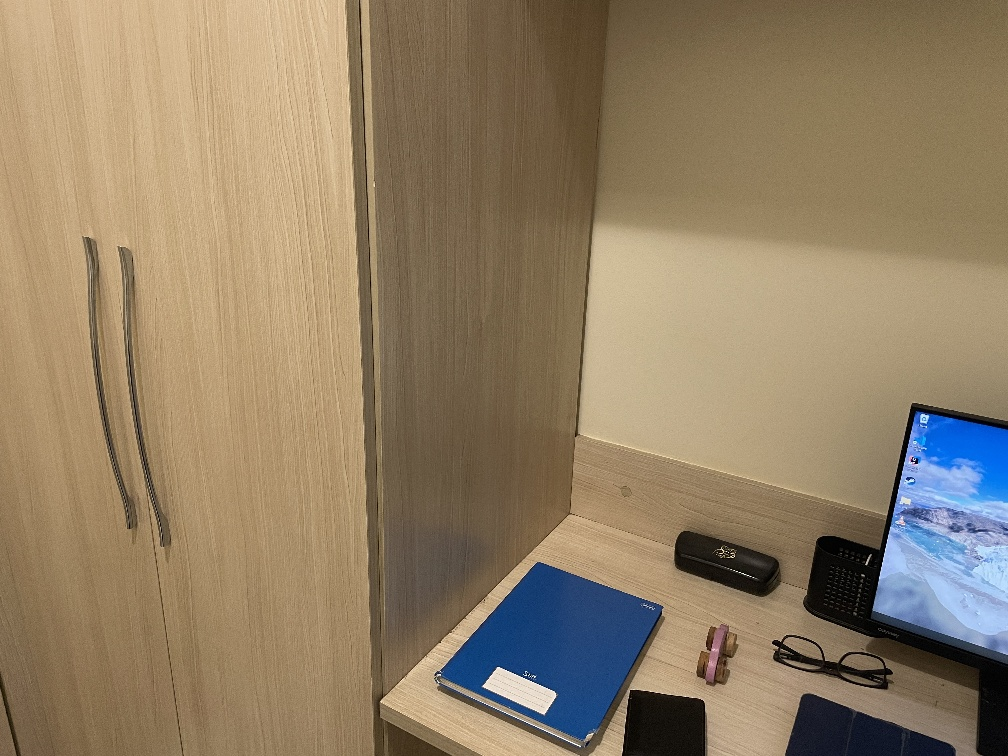
#> input picture panoramas/data/processed/IMG_0301.JPG, 1008 x 756 px
$ jupyter execute --allow-errors teste.ipynb
#> lines starting #> are read from the running program, lines starting #| are printed output that depends on the picture
[cell 1]
import cv2

[cell 2]
image1 = cv2.imread(
    "./data/processed/IMG_0301.JPG"
)
#> image1 is the input picture: shape (756, 1008, 3); mean B, G, R 102.1, 127.8, 145.6

image2 = cv2.imread(
    "./data/processed/IMG_0302.JPG"
)
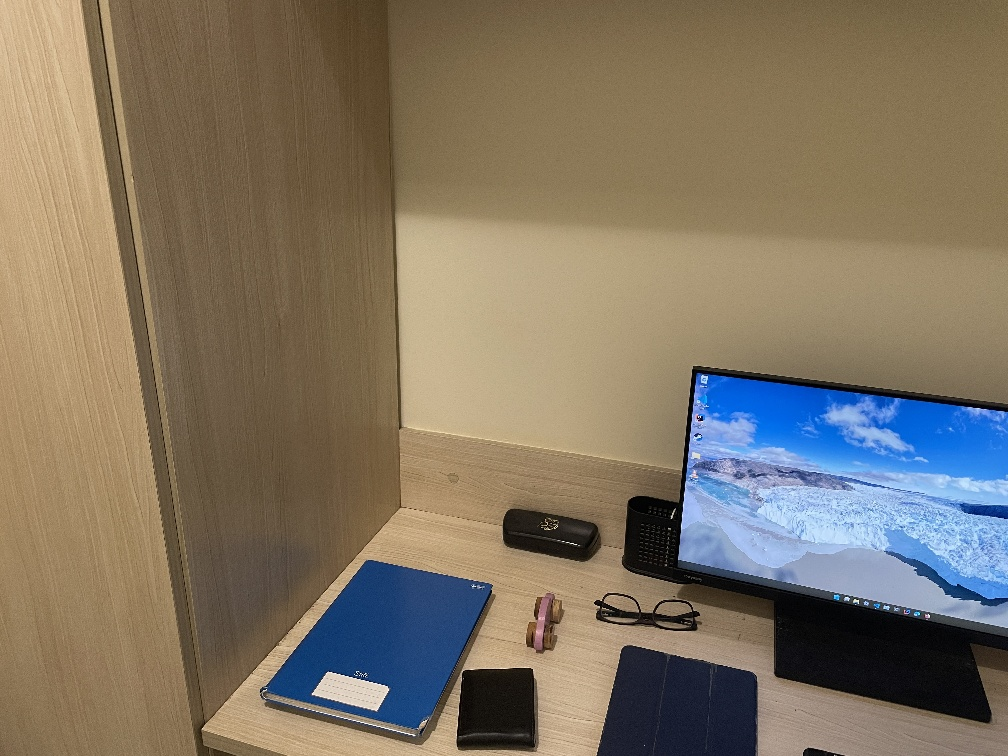
#> input picture panoramas/data/processed/IMG_0302.JPG, 1008 x 756 px
#> image2 is the input picture: shape (756, 1008, 3); mean B, G, R 99.5, 116.9, 128.5

image3 = cv2.imread(
    "./data/processed/IMG_0303.JPG"
)
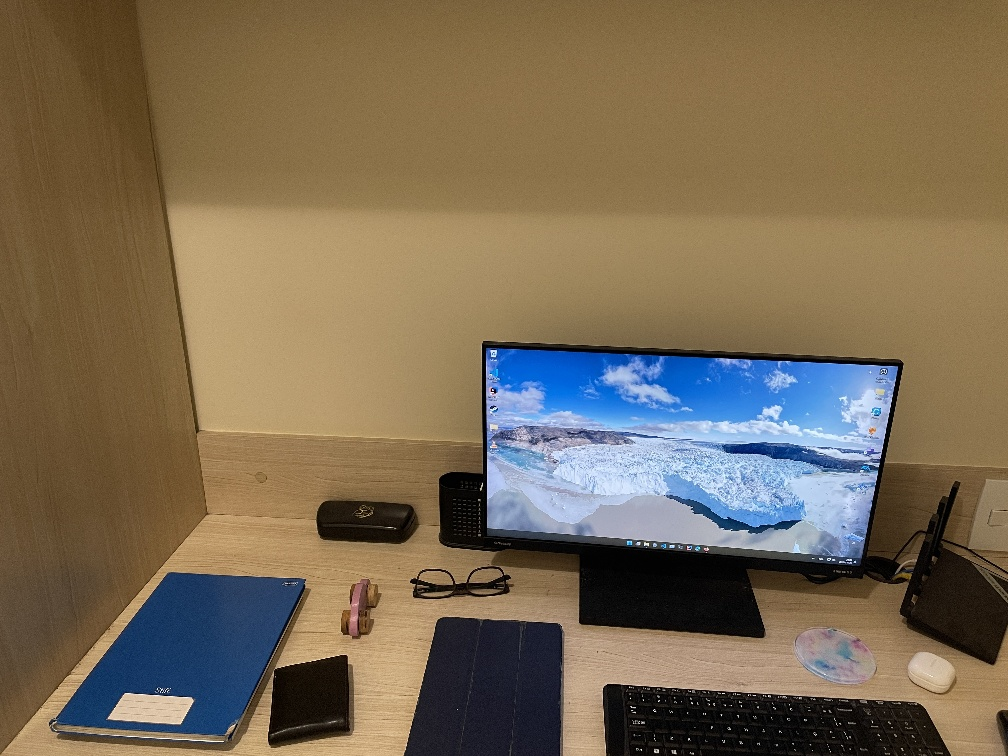
#> input picture panoramas/data/processed/IMG_0303.JPG, 1008 x 756 px
#> image3 is the input picture: shape (756, 1008, 3); mean B, G, R 84.4, 106.8, 121.7

image4 = cv2.imread(
    "./data/processed/IMG_0304.JPG"
)
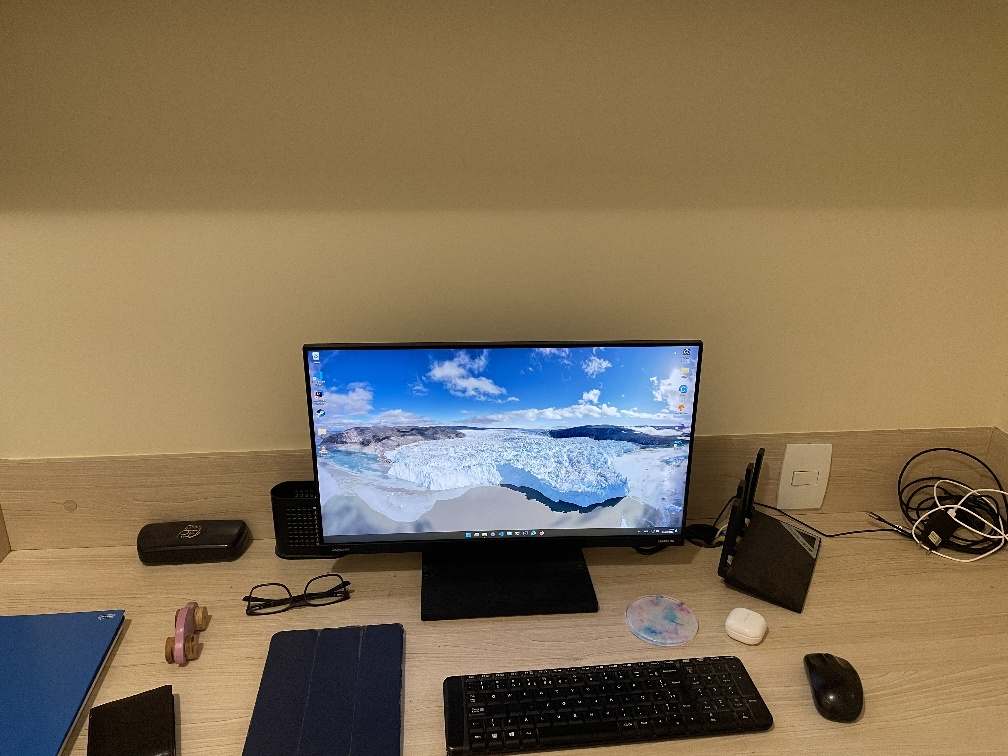
#> input picture panoramas/data/processed/IMG_0304.JPG, 1008 x 756 px
#> image4 is the input picture: shape (756, 1008, 3); mean B, G, R 86.5, 112.4, 129.5

image5 = cv2.imread(
    "./data/processed/IMG_0305.JPG"
)
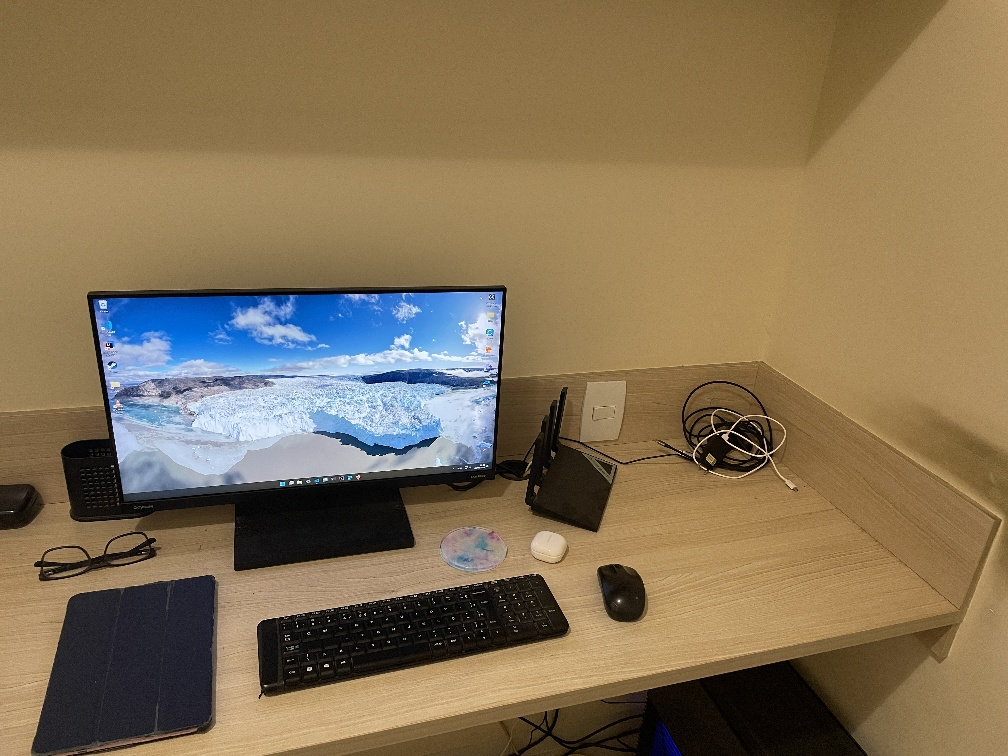
#> input picture panoramas/data/processed/IMG_0305.JPG, 1008 x 756 px
#> image5 is the input picture: shape (756, 1008, 3); mean B, G, R 85.4, 113.7, 131.8

image6 = cv2.imread(
    "./data/processed/IMG_0306.JPG"
)
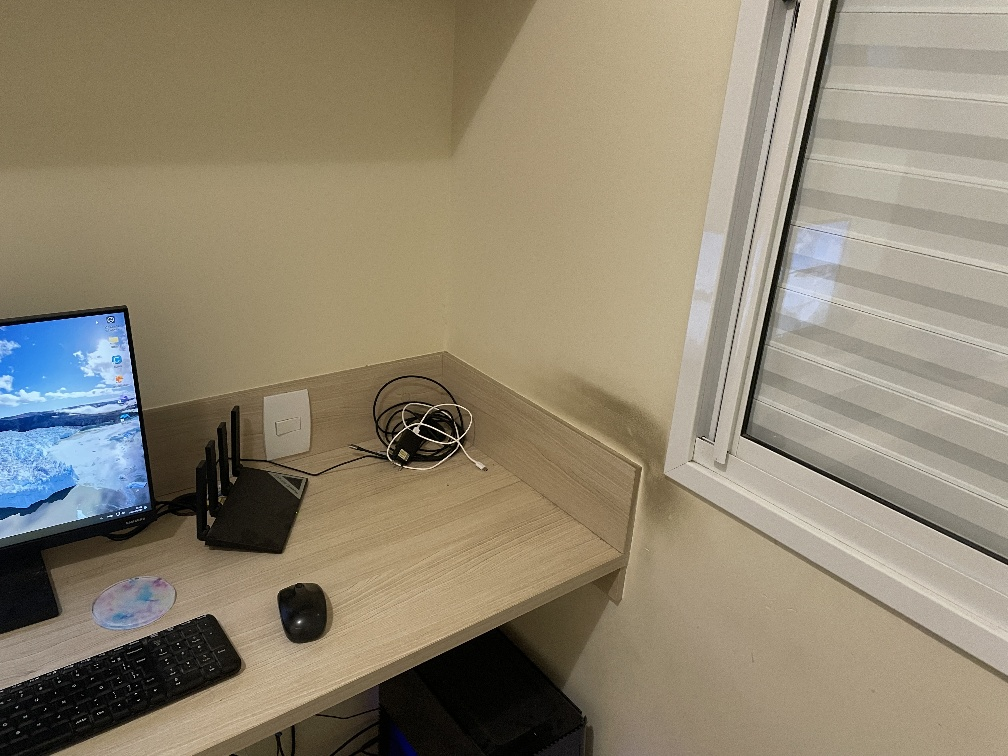
#> input picture panoramas/data/processed/IMG_0306.JPG, 1008 x 756 px
#> image6 is the input picture: shape (756, 1008, 3); mean B, G, R 113.5, 133.7, 143.6

image7 = cv2.imread(
    "./data/processed/IMG_0307.JPG"
)

images = [image1, image2, image3, image4, image5, image6, image7]
